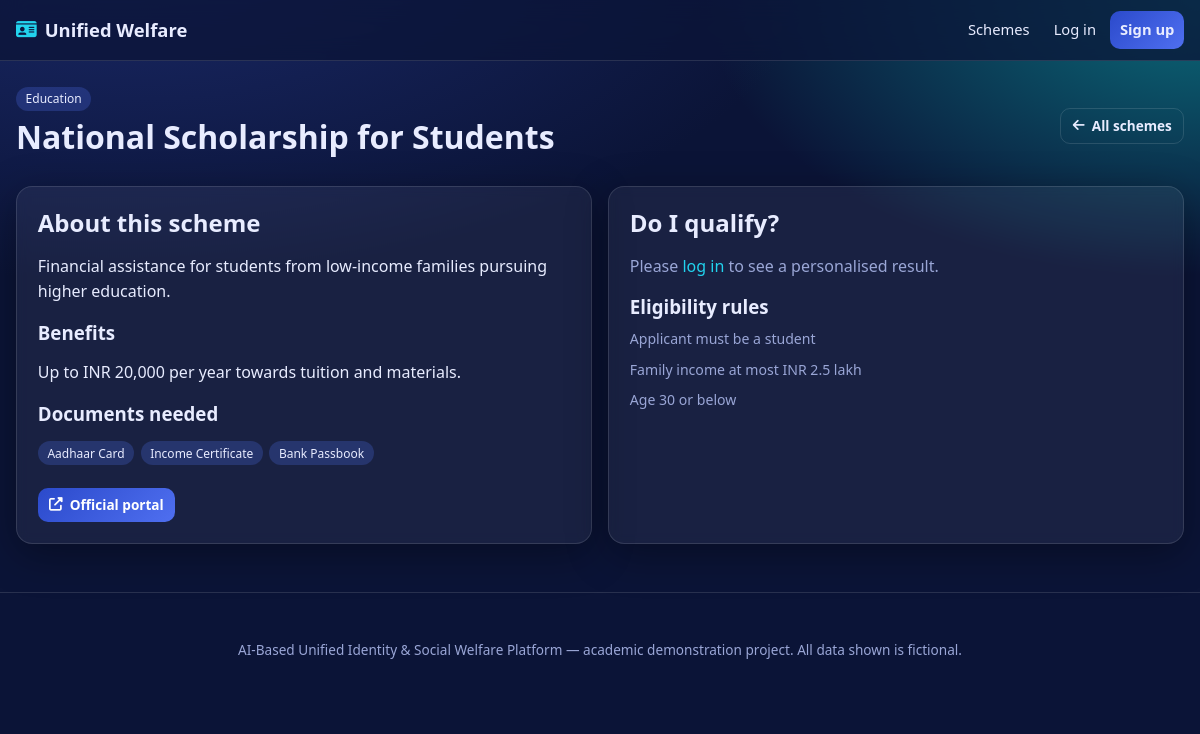
The page /schemes/1 on the database its author committed.
### models.py (models this page shows, shortened)
class Scheme(db.Model):
    __tablename__ = "schemes"
    id = db.Column(db.Integer, primary_key=True)
    scheme_name = db.Column(db.String(150), nullable=False)
    category = db.Column(db.String(60), nullable=False, index=True)
    description = db.Column(db.Text, nullable=False)
    benefits = db.Column(db.Text)
    official_url = db.Column(db.String(255))
    required_documents = db.Column(db.Text)   # comma-separated list
    is_active = db.Column(db.Boolean, default=True)
    created_at = db.Column(db.DateTime, default=_now)
    updated_at = db.Column(db.DateTime, default=_now, onupdate=_now)
    rules = db.relationship("EligibilityRule", backref="scheme", lazy=True,
                            cascade="all, delete-orphan")
    def required_documents_list(self):
        if not self.required_documents:
            return []
        return [d.strip() for d in self.required_documents.split(",") if d.strip()]

class EligibilityRule(db.Model):
    __tablename__ = "eligibility_rules"
    id = db.Column(db.Integer, primary_key=True)
    scheme_id = db.Column(db.Integer, db.ForeignKey("schemes.id"),
                          nullable=False, index=True)
    field = db.Column(db.String(60), nullable=False)      # e.g. age, annual_income
    operator = db.Column(db.String(20), nullable=False)   # <=, >=, ==, in, is_true
    value = db.Column(db.String(120), nullable=False)     # compared value(s)
    description = db.Column(db.String(200))               # human-readable rule

### routes/schemes.py (the view)
@schemes_bp.route("/<int:scheme_id>")
def detail(scheme_id):
    scheme = Scheme.query.get_or_404(scheme_id)
    outcome = None
    if current_user.is_authenticated:
        outcome = rules_engine.evaluate(current_user.profile_dict(), scheme.rules)
    return render_template("schemes/detail.html", scheme=scheme, outcome=outcome)

### templates/schemes/detail.html (shortened to what this page needs)
{% extends "base.html" %}
{% block content %}
<div class="page-head row-between">
  <div>
    <span class="pill">{{ scheme.category }}</span>
    <h1>{{ scheme.scheme_name }}</h1>
  </div>
  <a class="btn btn-ghost btn-small" href="{{ url_for('schemes.explore') }}">
    <i class="fa-solid fa-arrow-left"></i> All schemes</a>
</div>
<div class="grid grid-2">
  <div class="card">
    <h2>About this scheme</h2>
    <p>{{ scheme.description }}</p>
    {% if scheme.benefits %}<h3>Benefits</h3><p>{{ scheme.benefits }}</p>{% endif %}
    {% if scheme.required_documents_list() %}
      <h3>Documents needed</h3>
      <ul class="doc-pills">
        {% for d in scheme.required_documents_list() %}<li class="pill">{{ d }}</li>{% endfor %}
      </ul>
    {% endif %}
    <div class="btn-row">
      {% if scheme.official_url %}
        <a class="btn btn-small" target="_blank" rel="noopener"
           href="{{ scheme.official_url }}"><i class="fa-solid fa-up-right-from-square"></i> Official portal</a>
      {% endif %}
    </div>
  </div>
  <div class="card">
    <h2>Do I qualify?</h2>
    {% if not current_user.is_authenticated %}
      <p class="muted">Please <a href="{{ url_for('auth.login') }}">log in</a>
         to see a personalised result.</p>
    {% endif %}
    {% if scheme.rules %}
      <h3>Eligibility rules</h3>
      <ul class="rules">
        {% for rule in scheme.rules %}
          <li>{{ rule.description or (rule.field ~ ' ' ~ rule.operator ~ ' ' ~ rule.value) }}</li>
        {% endfor %}
      </ul>
    {% endif %}
  </div>
</div>
{% endblock %}

### static/css/style.css (style rules this page uses)
:root { --navy: #0b1437; --navy-2: #14205a; --royal: #2b4acb; --royal-light: #4f6ff0; --cyan: #22d3ee; --cyan-deep: #0891b2; --ink: #0f172a; --text: #e8ecff; --muted: #9aa6d6; --card: rgba(255, 255, 255, 0.06); --card-border: rgba(255, 255, 255, 0.12); --ok: #34d399; --warn: #fbbf24; --danger: #f87171; --radius: 16px; --shadow: 0 10px 40px rgba(0, 0, 0, 0.35); }
* { box-sizing: border-box; }
html { scroll-behavior: smooth; }
body { margin: 0; font-family: "Segoe UI", system-ui, -apple-system, Roboto, Arial, sans-serif; color: var(--text); background: radial-gradient(1200px 600px at 10% -10%, #1b2a6b 0%, transparent 60%), radial-gradient(900px 500px at 100% 0%, #0b6b7a 0%, transparent 55%), var(--navy); min-height: 100vh; line-height: 1.6; }
a { color: var(--cyan); text-decoration: none; }
h1, h2, h3 { line-height: 1.25; margin: 0 0 .6rem; }
.page-head { margin-bottom: 1.2rem; }
.row-between { display: flex; align-items: center; justify-content: space-between; gap: 1rem; flex-wrap: wrap; }
.grid { display: grid; gap: 1rem; }
.grid-2 { grid-template-columns: repeat(2, 1fr); }
.card { background: var(--card); border: 1px solid var(--card-border); border-radius: var(--radius); padding: 1.3rem; box-shadow: var(--shadow); backdrop-filter: blur(6px); }
.btn { display: inline-flex; align-items: center; gap: .45rem; cursor: pointer; background: linear-gradient(135deg, var(--royal), var(--royal-light)); color: #fff; border: none; padding: .65rem 1.1rem; border-radius: 12px; font-size: .95rem; font-weight: 600; transition: transform .08s, box-shadow .2s; }
.btn-small { padding: .4rem .7rem; font-size: .85rem; border-radius: 10px; }
.btn-ghost { background: transparent; border: 1px solid var(--card-border); color: var(--text); }
.btn-row { display: flex; gap: .5rem; flex-wrap: wrap; margin-top: .6rem; }
.muted { color: var(--muted); }
.pill { display: inline-block; background: rgba(79,111,240,.25); color: var(--text); padding: .15rem .6rem; border-radius: 999px; font-size: .75rem; margin-bottom: .4rem; }
.rec-list, .plain-list, .notif-list, .checklist, .rules, .reasons { list-style: none; padding: 0; margin: 0; display: grid; gap: .5rem; }
.rules li { font-size: .88rem; color: var(--muted); }
.doc-pills { display: flex; flex-wrap: wrap; gap: .4rem; list-style: none; padding: 0; }

### rows shown on the page
Scheme: category "Education", scheme_name "National Scholarship for Students", description "Financial assistance for students from low-income families pursuing higher education.", benefits "Up to INR 20,000 per year towards tuition and materials."
EligibilityRule: description "Applicant must be a student"
EligibilityRule: description "Family income at most INR 2.5 lakh"
EligibilityRule: description "Age 30 or below"

### other values the page prints
{{ d }} "Aadhaar Card" "Income Certificate" "Bank Passbook"
